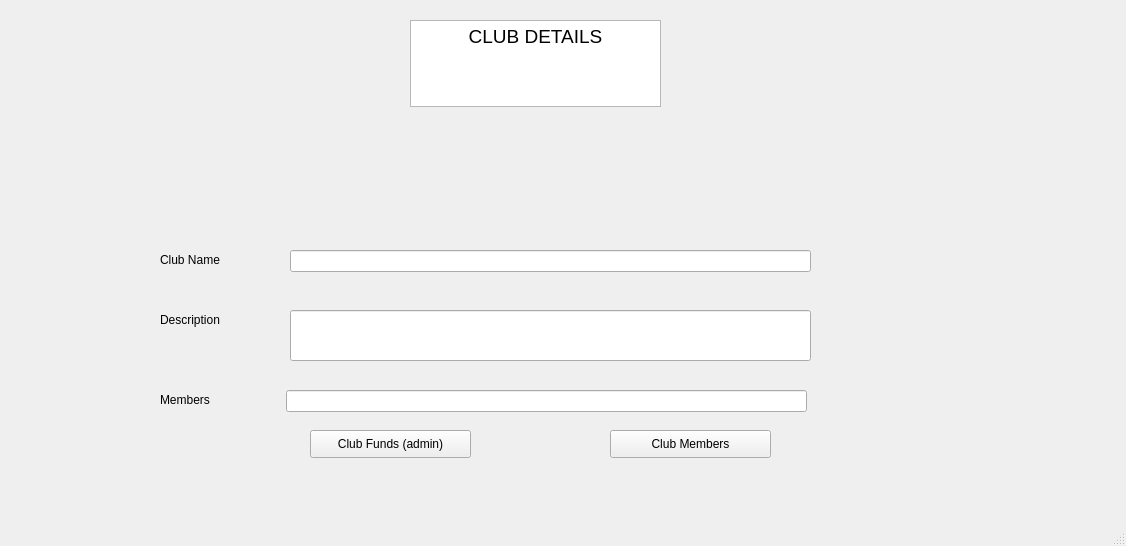
<?xml version="1.0" encoding="UTF-8"?>
<ui version="4.0">
 <class>MainWindow</class>
 <widget class="QMainWindow" name="MainWindow">
  <property name="enabled">
   <bool>true</bool>
  </property>
  <property name="geometry">
   <rect>
    <x>0</x>
    <y>0</y>
    <width>1126</width>
    <height>546</height>
   </rect>
  </property>
  <property name="windowTitle">
   <string>MainWindow</string>
  </property>
  <widget class="QWidget" name="centralwidget">
   <widget class="QTextEdit" name="textEdit">
    <property name="geometry">
     <rect>
      <x>410</x>
      <y>20</y>
      <width>251</width>
      <height>87</height>
     </rect>
    </property>
    <property name="html">
     <string>&lt;!DOCTYPE HTML PUBLIC &quot;-//W3C//DTD HTML 4.0//EN&quot; &quot;http://www.w3.org/TR/REC-html40/strict.dtd&quot;&gt;
&lt;html&gt;&lt;head&gt;&lt;meta name=&quot;qrichtext&quot; content=&quot;1&quot; /&gt;&lt;style type=&quot;text/css&quot;&gt;
p, li { white-space: pre-wrap; }
&lt;/style&gt;&lt;/head&gt;&lt;body style=&quot; font-family:'MS Shell Dlg 2'; font-size:7.8pt; font-weight:400; font-style:normal;&quot;&gt;
&lt;p align=&quot;center&quot; style=&quot; margin-top:0px; margin-bottom:0px; margin-left:0px; margin-right:0px; -qt-block-indent:0; text-indent:0px;&quot;&gt;&lt;span style=&quot; font-size:14pt;&quot;&gt;CLUB DETAILS&lt;/span&gt;&lt;/p&gt;&lt;/body&gt;&lt;/html&gt;</string>
    </property>
   </widget>
   <widget class="QLabel" name="label">
    <property name="geometry">
     <rect>
      <x>160</x>
      <y>250</y>
      <width>61</width>
      <height>20</height>
     </rect>
    </property>
    <property name="text">
     <string>Club Name</string>
    </property>
   </widget>
   <widget class="QLineEdit" name="lineEdit">
    <property name="enabled">
     <bool>true</bool>
    </property>
    <property name="geometry">
     <rect>
      <x>290</x>
      <y>250</y>
      <width>521</width>
      <height>22</height>
     </rect>
    </property>
   </widget>
   <widget class="QLabel" name="label_2">
    <property name="geometry">
     <rect>
      <x>160</x>
      <y>310</y>
      <width>71</width>
      <height>20</height>
     </rect>
    </property>
    <property name="text">
     <string>Description</string>
    </property>
   </widget>
   <widget class="QLineEdit" name="lineEdit_2">
    <property name="geometry">
     <rect>
      <x>290</x>
      <y>310</y>
      <width>521</width>
      <height>51</height>
     </rect>
    </property>
   </widget>
   <widget class="QLineEdit" name="lineEdit_3">
    <property name="geometry">
     <rect>
      <x>286</x>
      <y>390</y>
      <width>521</width>
      <height>22</height>
     </rect>
    </property>
   </widget>
   <widget class="QLabel" name="label_3">
    <property name="geometry">
     <rect>
      <x>160</x>
      <y>390</y>
      <width>91</width>
      <height>20</height>
     </rect>
    </property>
    <property name="text">
     <string>Members</string>
    </property>
   </widget>
   <widget class="QPushButton" name="FundsButton">
    <property name="geometry">
     <rect>
      <x>310</x>
      <y>430</y>
      <width>161</width>
      <height>28</height>
     </rect>
    </property>
    <property name="text">
     <string>Club Funds (admin)</string>
    </property>
   </widget>
   <widget class="QPushButton" name="MembersButton">
    <property name="geometry">
     <rect>
      <x>610</x>
      <y>430</y>
      <width>161</width>
      <height>28</height>
     </rect>
    </property>
    <property name="text">
     <string>Club Members</string>
    </property>
   </widget>
  </widget>
  <widget class="QMenuBar" name="menubar">
   <property name="geometry">
    <rect>
     <x>0</x>
     <y>0</y>
     <width>1126</width>
     <height>26</height>
    </rect>
   </property>
  </widget>
  <widget class="QStatusBar" name="statusbar"/>
 </widget>
 <resources/>
 <connections/>
</ui>
